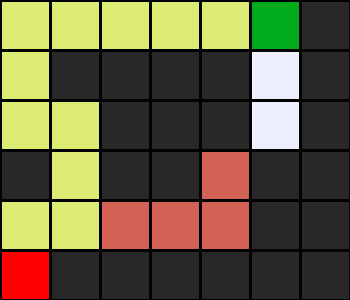

The script that saved this image:
import sys
from degree.util import *

class Node():
    def __init__(self, state, parent, action):
        self.state = state
        self.parent = parent
        self.action = action

class Maze():
    def __init__(self, filename):

        with open(filename) as f:
            contents = f.read()

        if contents.count("A") != 1:
            raise Exception("Should have one start")
        if contents.count("B") != 1:
            raise Exception("Should have one goal")

        contents = contents.splitlines()
        self.height = len(contents)
        self.width = max(len(line) for line in contents)

        #walls
        self.walls = []
        for i in range(self.height):
            row = []
            for j in range(self.width):
                try:
                    if contents[i][j] == "A":
                        self.start = (i,j)
                        row.append(False)
                    elif contents[i][j] == "B":
                        self.goal = (i,j)
                        row.append(False)
                    elif contents[i][j] == " ":
                        row.append(False)
                    else:
                        row.append(True)
                except IndexError:
                    row.append(False)
            self.walls.append(row)
        self.solution = None

    def print(self):
        solution = self.solution[1] if self.solution is not None else None
        print()
        for i, row in enumerate(self.walls):
            for j, col in enumerate(row):
                if col:
                    print("█", end="")
                elif (i, j) == self.start:
                    print("A", end="")
                elif (i, j) == self.goal:
                    print("B", end="")
                elif solution is not None and (i, j) in solution:
                    print("*", end="")
                else:
                    print(" ", end="")
            print()
        print()

    def neighbors(self, state):
        row, col = state
        candidates = [
            ("up", (row - 1, col)),
            ("down", (row + 1, col)),
            ("left", (row, col - 1)),
            ("right", (row, col + 1))
        ]

        results = []
        for action, (r,c) in candidates:
            if 0 <= r < self.height and 0<= c < self.width and not self.walls[r][c]:
                results.append((action, (r,c)))
        return results

    def solve(self):
        self.num_explored = 0

        start = Node(state = self.start , parent = None , action = None)
        frontier = QueueFrontier()
        frontier.add(start)

        self.explored = set()

        while True:
            if frontier.empty():
                raise Exception("no solution")

            node = frontier.remove()
            self.num_explored += 1

            if node.state == self.goal:
                actions = []
                cells = []
                while node.parent is not None:
                    actions.append(node.action)
                    cells.append(node.state)
                    node = node.parent
                actions.reverse()
                cells.reverse()
                self.solution = (actions, cells)
                return

            self.explored.add(node.state)

            for action , state in self.neighbors(node.state):
                if not frontier.contain_State(state) and state not in self.explored:
                    child = Node(state=state , parent=node , action=action)
                    frontier.add(child)

    def output_image(self, filename, show_solution=True, show_explored=False):
            from PIL import Image, ImageDraw
            cell_size = 50
            cell_border = 2
    
            # Create a blank canvas
            img = Image.new(
                "RGBA",
                (self.width * cell_size, self.height * cell_size),
                "black"
            )
            draw = ImageDraw.Draw(img)
    
            solution = self.solution[1] if self.solution is not None else None
            for i, row in enumerate(self.walls):
                for j, col in enumerate(row):
    
                    # Walls
                    if col:
                        fill = (40, 40, 40)
    
                    # Start
                    elif (i, j) == self.start:
                        fill = (255, 0, 0)
    
                    # Goal
                    elif (i, j) == self.goal:
                        fill = (0, 171, 28)
    
                    # Solution
                    elif solution is not None and show_solution and (i, j) in solution:
                        fill = (220, 235, 113)
    
                    # Explored
                    elif solution is not None and show_explored and (i, j) in self.explored:
                        fill = (212, 97, 85)
    
                    # Empty cell
                    else:
                        fill = (237, 240, 252)
    
                    # Draw cell
                    draw.rectangle(
                        ([(j * cell_size + cell_border, i * cell_size + cell_border),
                          ((j + 1) * cell_size - cell_border, (i + 1) * cell_size - cell_border)]),
                        fill=fill
                    )
    
            img.save(filename)
    
    
if len(sys.argv) != 2:
    sys.exit("Usage: python maze.py maze.txt")
    
m = Maze(sys.argv[1])
print("Maze:")
m.print()
print("Solving...")
m.solve()
print("States Explored:", m.num_explored)
print("Solution:")
m.print()
m.output_image("maze.png", show_explored=True)
